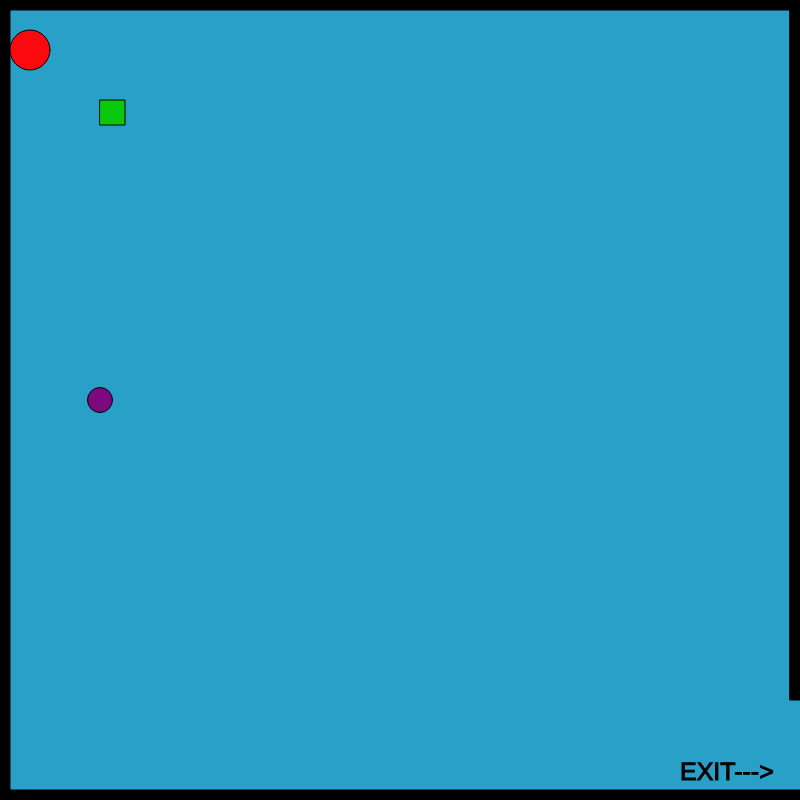
Frame 1 (no input)
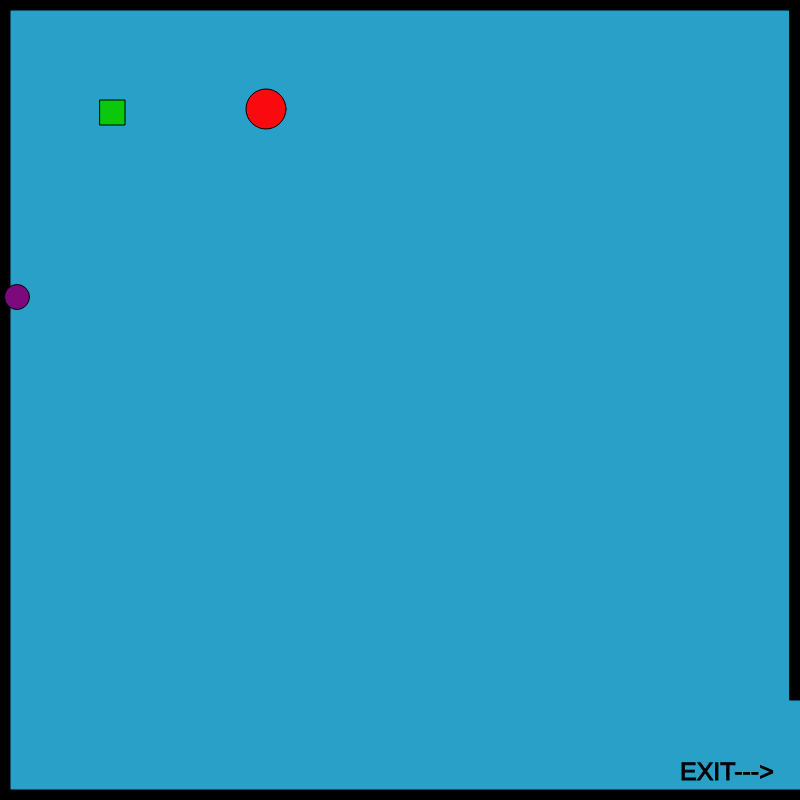
Frame 60 (no input)
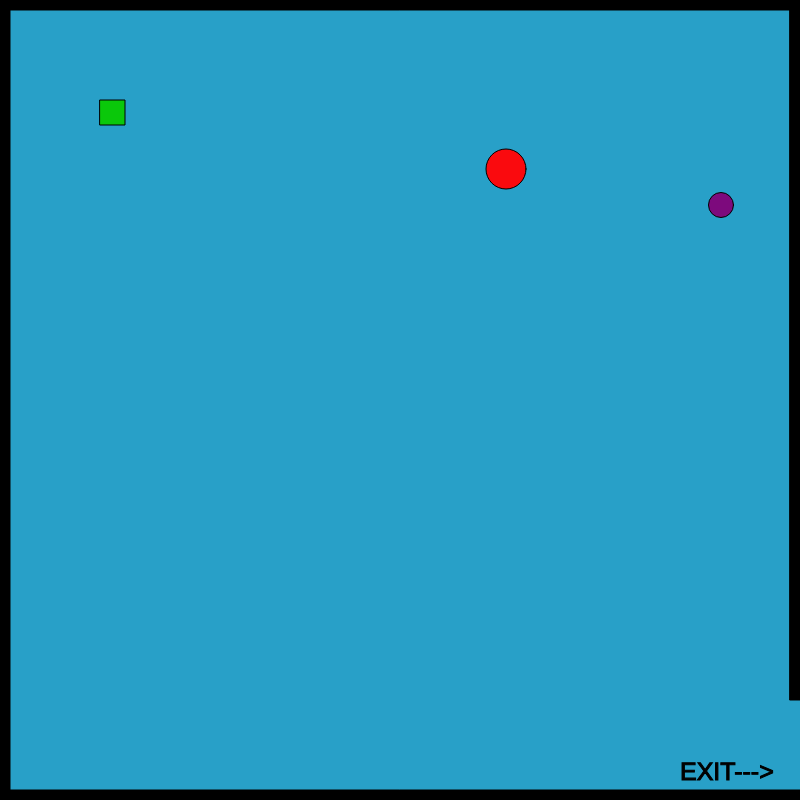
Frame 120 (the mouse pressed at the canvas centre since frame 60)

The p5.js sketch that drew these frames (run headless with seeded random() and noise() and a simulated clock; from frame 60 on, the mouse is pressed at the canvas centre):

// p5.js sketch
// ── sketch.js
//Player starting location
var characterX = 100;
var characterY = 100;

//Starting coordinates for enemy 1
var enemy1X = 30;
var enemy1Y = 50;
var enemy1XSpeed;
var enemy1YSpeed;

//Starting coordinates for Enemy 2
var enemy2X = 100;
var enemy2Y = 400;
var enemy2XSpeed;
var enemy2YSpeed;

var clickCheck = 0;

//Coordinates for the 1st mouse clicked obstacle.
var mouseObstacle1X;
var mouseObstacle1Y;

//Coordinates for the 2nd mouse clicked obstacle.
var mouseObstacle2X;
var mouseObstacle2Y;

function setup()
{
    createCanvas(800, 800);
    //Give Enemy 1 a random speed upon start
    enemy1XSpeed = Math.floor(Math.random() * (Math.floor(Math.random() * 5)) + 1);
    enemy1YSpeed = Math.floor(Math.random() * (Math.floor(Math.random() * 5)) + 1);
}


function draw()
{
    // background
    background(40,160,200);
    stroke(0);
    fill(0);

    // call createBorders function
    createBorders();

    // call exitMessage function
    exitMessage();

    // call createPlayer function
    createPlayer();

    // call keyPressed
    keyPressed();

    // call createEnemies function
    createEnemies();

    // call moveEnemies fuction
    moveEnemies();

    //call staticObstacles function
    staticObstacles();
}

function createBorders ()
{
    //Upper border of canvas
    rect(0,0,width,10);
    //Left border of canvas
    rect(0,0,10,height);
    //Bottom border of canvas
    rect(0, height-10,width, 10);
    //Border with right side open
    rect(width-10,0,10,height-100);
}

function exitMessage ()
{
    textSize(25);
    text("EXIT--->", width-120,height-20)
}

function createPlayer ()
{
    fill(10,200,10);
    rect(characterX,characterY,25,25);
}

//Allows the player to control the player character using the arrow keys
function keyPressed() 
{
    if (keyIsDown(UP_ARROW)) 
    {
        characterY -= 10;
    }
    if (keyIsDown(DOWN_ARROW)) 
    {
        characterY += 10;
    }
    if (keyIsDown(LEFT_ARROW)) 
    {
        characterX -= 10;
    } 
    if (keyIsDown(RIGHT_ARROW))
    {
        characterX += 10;
    }
}

function createEnemies ()
{
//Enemy1
fill(250,10,14);
circle(enemy1X, enemy1Y, 40);

//Ememy2
fill(125, 10, 125);
circle(enemy2X, enemy2Y, 25);
}

function moveEnemies ()
{
    //Creates a random speed for enemy 2
    enemy2XSpeed = Math.floor(Math.random() * (Math.floor(Math.random() * 5)) + 1);
    enemy2YSpeed = Math.floor(Math.random() * (Math.floor(Math.random() * 5)) + 1);

    //Enemy1's speed
    enemy1X += enemy1XSpeed;
    enemy1Y += enemy1YSpeed;

   //Checks for the 1st enemy to go out of bounds
   if(enemy1X > width)
   {
       enemy1X = 0;
   }
   if(enemy1X < 0)
   {
       enemy1X = width;
   }
   if(enemy1Y > height)
   {
       enemy1Y = 0;
   }
   if(enemy1Y < 0)
   {
       enemy1Y = height;
   }

   //This controls the 2nd enemy's speed
   enemy2X -= enemy2XSpeed;
   enemy2Y -= enemy2YSpeed;

   //This checks for the 2nd enemy to go out of bounds
   if(enemy2X > width)
   {
       enemy2X = 0;
   }
   if(enemy2X < 0)
   {
       enemy2X = width;
   }
   if(enemy2Y > height)
   {
       enemy2Y = 0;
   }
   if(enemy2Y < 0)
   {
       enemy2Y = height;
   }

   //Runs a check to see if the player character has left the exit at the proper x and y coordinates.
   if(characterX > width && characterY > width-100)
   {
       fill(0);
       stroke(5);
       textSize(50);
       text("You Win!", width/2-50, height/2-50);
   } 
}

//Gets the coordinates of the mouse and stores them for the mouse obstacle coordinates, and if the mouse has already made a shape, store for a second shape.
function mouseClicked()
{
    if(clickCheck == 1)
    {
        mouseObstacle1X = mouseX;
        mouseObstacle1Y = mouseY;
        clickCheck = 0;
    }
    else
    {
        mouseObstacle2X = mouseX;
        mouseObstacle2Y = mouseY;
        clickCheck = 1;
    }
}

function staticObstacles ()
{
 //Creates 1st shape at the location of a mouse click
 fill(150,75,0);
 rect(mouseObstacle1X, mouseObstacle1Y, 50, 100);

 //Creates 2nd shape if first shape is already made at location of a mouse click
 rect(mouseObstacle2X, mouseObstacle2Y, 100, 100); 
}
 
